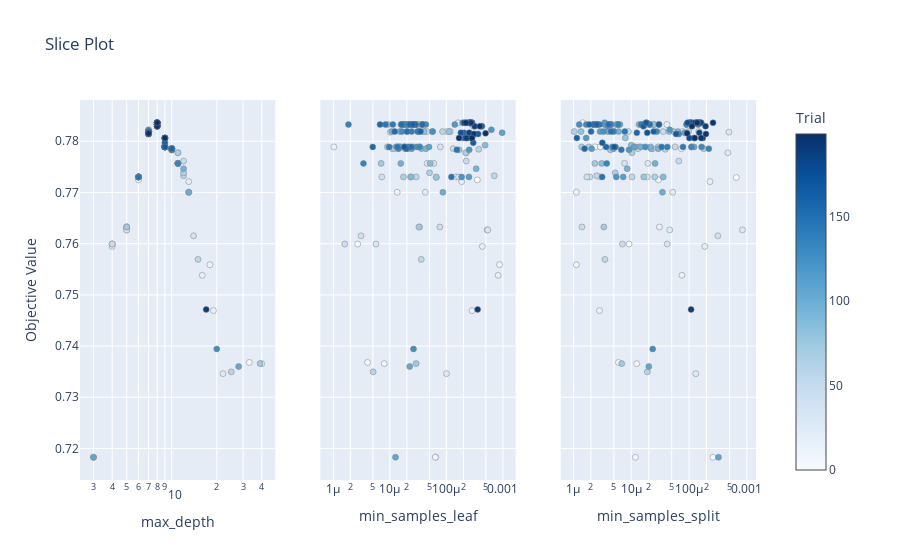

The notebook cell saved with this chart:
### Code cell
from optuna.visualization import plot_slice
plot_slice(study)

### Figure 1 — Plotly figure (JSON) as saved in the notebook; plotly's stock layout.template omitted (floating-point values rounded to 4 significant figures; data arrays with more than 128 entries replaced by an {"elided": "..."} marker saying what was removed)
{"data": [{"marker": {"color": {"elided": "200 int values"}, "colorbar": {"title": {"text": "Trial"}, "x": 1, "xpad": 40}, "colorscale": [[0, "rgb(247,251,255)"], [0.125, "rgb(222,235,247)"], [0.25, "rgb(198,219,239)"], [0.375, "rgb(158,202,225)"], [0.5, "rgb(107,174,214)"], [0.625, "rgb(66,146,198)"], [0.75, "rgb(33,113,181)"], [0.875, "rgb(8,81,156)"], [1, "rgb(8,48,107)"]], "line": {"color": "Grey", "width": 0.5}, "showscale": true}, "mode": "markers", "name": "Feasible Trial", "showlegend": false, "type": "scatter", "x": {"elided": "200 int values"}, "xaxis": "x", "y": {"elided": "200 float values"}, "yaxis": "y"}, {"marker": {"color": {"elided": "200 int values"}, "colorbar": {"title": {"text": "Trial"}, "x": 1, "xpad": 40}, "colorscale": [[0, "rgb(247,251,255)"], [0.125, "rgb(222,235,247)"], [0.25, "rgb(198,219,239)"], [0.375, "rgb(158,202,225)"], [0.5, "rgb(107,174,214)"], [0.625, "rgb(66,146,198)"], [0.75, "rgb(33,113,181)"], [0.875, "rgb(8,81,156)"], [1, "rgb(8,48,107)"]], "line": {"color": "Grey", "width": 0.5}, "showscale": false}, "mode": "markers", "name": "Feasible Trial", "showlegend": false, "type": "scatter", "x": {"elided": "200 float values"}, "xaxis": "x2", "y": {"elided": "200 float values"}, "yaxis": "y2"}, {"marker": {"color": {"elided": "200 int values"}, "colorbar": {"title": {"text": "Trial"}, "x": 1, "xpad": 40}, "colorscale": [[0, "rgb(247,251,255)"], [0.125, "rgb(222,235,247)"], [0.25, "rgb(198,219,239)"], [0.375, "rgb(158,202,225)"], [0.5, "rgb(107,174,214)"], [0.625, "rgb(66,146,198)"], [0.75, "rgb(33,113,181)"], [0.875, "rgb(8,81,156)"], [1, "rgb(8,48,107)"]], "line": {"color": "Grey", "width": 0.5}, "showscale": false}, "mode": "markers", "name": "Feasible Trial", "showlegend": false, "type": "scatter", "x": {"elided": "200 float values"}, "xaxis": "x3", "y": {"elided": "200 float values"}, "yaxis": "y3"}], "layout": {"title": {"text": "Slice Plot"}, "xaxis": {"anchor": "y", "domain": [0, 0.2889], "title": {"text": "max_depth"}, "type": "log"}, "xaxis2": {"anchor": "y2", "domain": [0.3556, 0.6444], "title": {"text": "min_samples_leaf"}, "type": "log"}, "xaxis3": {"anchor": "y3", "domain": [0.7111, 1], "title": {"text": "min_samples_split"}, "type": "log"}, "yaxis": {"anchor": "x", "domain": [0, 1], "title": {"text": "Objective Value"}}, "yaxis2": {"anchor": "x2", "domain": [0, 1], "matches": "y", "showticklabels": false}, "yaxis3": {"anchor": "x3", "domain": [0, 1], "matches": "y", "showticklabels": false}}}
